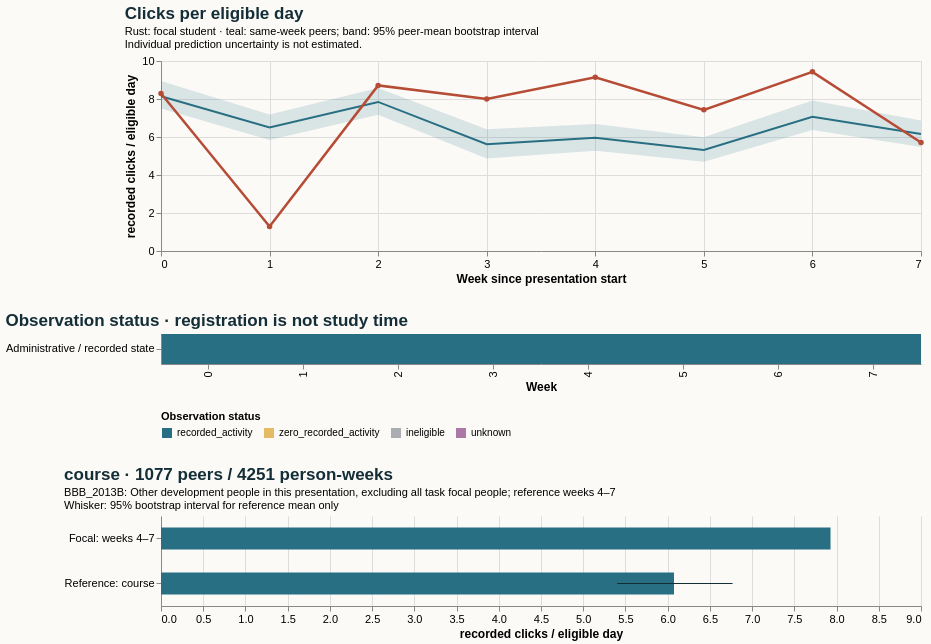

This figure's Vega-Lite source:
### Vega-Lite specification from a JSON file in a GitHub repository (floating-point values rounded to 4 significant figures)
{"$schema": "https://vega.github.io/schema/vega-lite/v5.20.1.json", "config": {"axis": {"labelFontSize": 11, "titleFontSize": 12}, "background": "#fbfaf7", "font": "sans-serif", "title": {"anchor": "start", "color": "#142e38", "fontSize": 17, "subtitleFontSize": 11}, "view": {"continuousHeight": 300, "continuousWidth": 300, "stroke": null}}, "datasets": {"data-2234c83f4f2eefb25eff2e29a7289d8f": [{"eligible_days": 7.0, "end_day": 6, "logging_completeness": "unknown", "observation_status": "recorded_activity", "row": "Administrative / recorded state", "score_status": "withheld_release_time_unknown", "start_day": 0, "value": 8.286, "week": 0}, {"eligible_days": 7.0, "end_day": 13, "logging_completeness": "unknown", "observation_status": "recorded_activity", "row": "Administrative / recorded state", "score_status": "withheld_release_time_unknown", "start_day": 7, "value": 1.286, "week": 1}, {"eligible_days": 7.0, "end_day": 20, "logging_completeness": "unknown", "observation_status": "recorded_activity", "row": "Administrative / recorded state", "score_status": "withheld_release_time_unknown", "start_day": 14, "value": 8.714, "week": 2}, {"eligible_days": 7.0, "end_day": 27, "logging_completeness": "unknown", "observation_status": "recorded_activity", "row": "Administrative / recorded state", "score_status": "withheld_release_time_unknown", "start_day": 21, "value": 8.0, "week": 3}, {"eligible_days": 7.0, "end_day": 34, "logging_completeness": "unknown", "observation_status": "recorded_activity", "row": "Administrative / recorded state", "score_status": "withheld_release_time_unknown", "start_day": 28, "value": 9.143, "week": 4}, {"eligible_days": 7.0, "end_day": 41, "logging_completeness": "unknown", "observation_status": "recorded_activity", "row": "Administrative / recorded state", "score_status": "withheld_release_time_unknown", "start_day": 35, "value": 7.429, "week": 5}, {"eligible_days": 7.0, "end_day": 48, "logging_completeness": "unknown", "observation_status": "recorded_activity", "row": "Administrative / recorded state", "score_status": "withheld_release_time_unknown", "start_day": 42, "value": 9.429, "week": 6}, {"eligible_days": 7.0, "end_day": 55, "logging_completeness": "unknown", "observation_status": "recorded_activity", "row": "Administrative / recorded state", "score_status": "withheld_release_time_unknown", "start_day": 49, "value": 5.714, "week": 7}], "data-3cc8e4bb5dac0cb97a62c7f915b56768": [{"hi": null, "lo": null, "series": "Focal: weeks 4–7", "value": 7.929}, {"hi": 6.768, "lo": 5.401, "series": "Reference: course", "value": 6.075}], "data-82678fe6a3ef58052750ddd7e6345a50": [{"end_day": 6, "focal_value": 8.286, "peer_ci_high": 8.941, "peer_ci_low": 7.496, "peer_mean": 8.148, "peer_observations": 1143, "peer_people": 1143, "reference": "course", "unit": "recorded clicks / eligible day", "week": 0}, {"end_day": 13, "focal_value": 1.286, "peer_ci_high": 7.185, "peer_ci_low": 5.836, "peer_mean": 6.502, "peer_observations": 1136, "peer_people": 1136, "reference": "course", "unit": "recorded clicks / eligible day", "week": 1}, {"end_day": 20, "focal_value": 8.714, "peer_ci_high": 8.578, "peer_ci_low": 7.167, "peer_mean": 7.845, "peer_observations": 1119, "peer_people": 1119, "reference": "course", "unit": "recorded clicks / eligible day", "week": 2}, {"end_day": 27, "focal_value": 8.0, "peer_ci_high": 6.403, "peer_ci_low": 4.87, "peer_mean": 5.621, "peer_observations": 1112, "peer_people": 1112, "reference": "course", "unit": "recorded clicks / eligible day", "week": 3}, {"end_day": 34, "focal_value": 9.143, "peer_ci_high": 6.687, "peer_ci_low": 5.274, "peer_mean": 5.963, "peer_observations": 1077, "peer_people": 1077, "reference": "course", "unit": "recorded clicks / eligible day", "week": 4}, {"end_day": 41, "focal_value": 7.429, "peer_ci_high": 5.991, "peer_ci_low": 4.7, "peer_mean": 5.32, "peer_observations": 1070, "peer_people": 1070, "reference": "course", "unit": "recorded clicks / eligible day", "week": 5}, {"end_day": 48, "focal_value": 9.429, "peer_ci_high": 7.92, "peer_ci_low": 6.364, "peer_mean": 7.068, "peer_observations": 1060, "peer_people": 1060, "reference": "course", "unit": "recorded clicks / eligible day", "week": 6}, {"end_day": 55, "focal_value": 5.714, "peer_ci_high": 6.868, "peer_ci_low": 5.475, "peer_mean": 6.156, "peer_observations": 1044, "peer_people": 1044, "reference": "course", "unit": "recorded clicks / eligible day", "week": 7}]}, "resolve": {"scale": {"color": "independent"}}, "spacing": 28, "vconcat": [{"data": {"name": "data-82678fe6a3ef58052750ddd7e6345a50"}, "height": 190, "layer": [{"encoding": {"x": {"axis": {"tickMinStep": 1}, "field": "week", "title": "Week since presentation start", "type": "quantitative"}, "y": {"field": "peer_ci_low", "scale": {"zero": true}, "title": "recorded clicks / eligible day", "type": "quantitative"}, "y2": {"field": "peer_ci_high"}}, "mark": {"color": "#286f83", "opacity": 0.16, "type": "area"}}, {"encoding": {"tooltip": [{"field": "week", "type": "quantitative"}, {"field": "peer_mean", "type": "quantitative"}, {"field": "peer_people", "type": "quantitative"}, {"field": "peer_observations", "type": "quantitative"}], "x": {"field": "week", "type": "quantitative"}, "y": {"field": "peer_mean", "type": "quantitative"}}, "mark": {"color": "#286f83", "strokeWidth": 2, "type": "line"}}, {"encoding": {"tooltip": [{"field": "week", "type": "quantitative"}, {"field": "focal_value", "type": "quantitative"}], "x": {"field": "week", "type": "quantitative"}, "y": {"field": "focal_value", "type": "quantitative"}}, "mark": {"color": "#b64c35", "point": {"color": "#b64c35"}, "strokeWidth": 2.5, "type": "line"}}], "title": {"subtitle": ["Rust: focal student · teal: same-week peers; band: 95% peer-mean bootstrap interval", "Individual prediction uncertainty is not estimated."], "text": "Clicks per eligible day"}, "width": 760}, {"data": {"name": "data-2234c83f4f2eefb25eff2e29a7289d8f"}, "encoding": {"color": {"field": "observation_status", "legend": {"labelLimit": 260, "orient": "bottom"}, "scale": {"domain": ["recorded_activity", "zero_recorded_activity", "ineligible", "unknown"], "range": ["#286f83", "#e4bb64", "#aaaeb3", "#ac78a5"]}, "title": "Observation status", "type": "nominal"}, "tooltip": [{"field": "week", "type": "quantitative"}, {"field": "eligible_days", "type": "quantitative"}, {"field": "observation_status", "type": "nominal"}, {"field": "logging_completeness", "type": "nominal"}], "x": {"field": "week", "title": "Week", "type": "ordinal"}, "y": {"field": "row", "title": null, "type": "nominal"}}, "height": 30, "mark": {"type": "rect"}, "title": "Observation status · registration is not study time", "width": 760}, {"data": {"name": "data-3cc8e4bb5dac0cb97a62c7f915b56768"}, "height": 90, "layer": [{"encoding": {"x": {"field": "value", "scale": {"domain": [0, 8.325], "zero": true}, "title": "recorded clicks / eligible day", "type": "quantitative"}, "y": {"field": "series", "sort": null, "title": null, "type": "nominal"}}, "mark": {"color": "#286f83", "size": 22, "type": "bar"}}, {"encoding": {"x": {"field": "lo", "type": "quantitative"}, "x2": {"field": "hi"}, "y": {"field": "series", "sort": null, "title": null, "type": "nominal"}}, "mark": {"color": "#142e38", "type": "rule"}}], "title": {"subtitle": ["BBB_2013B: Other development people in this presentation, excluding all task focal people; reference weeks 4–7", "Whisker: 95% bootstrap interval for reference mean only"], "text": "course · 1077 peers / 4251 person-weeks"}, "width": 760}]}
